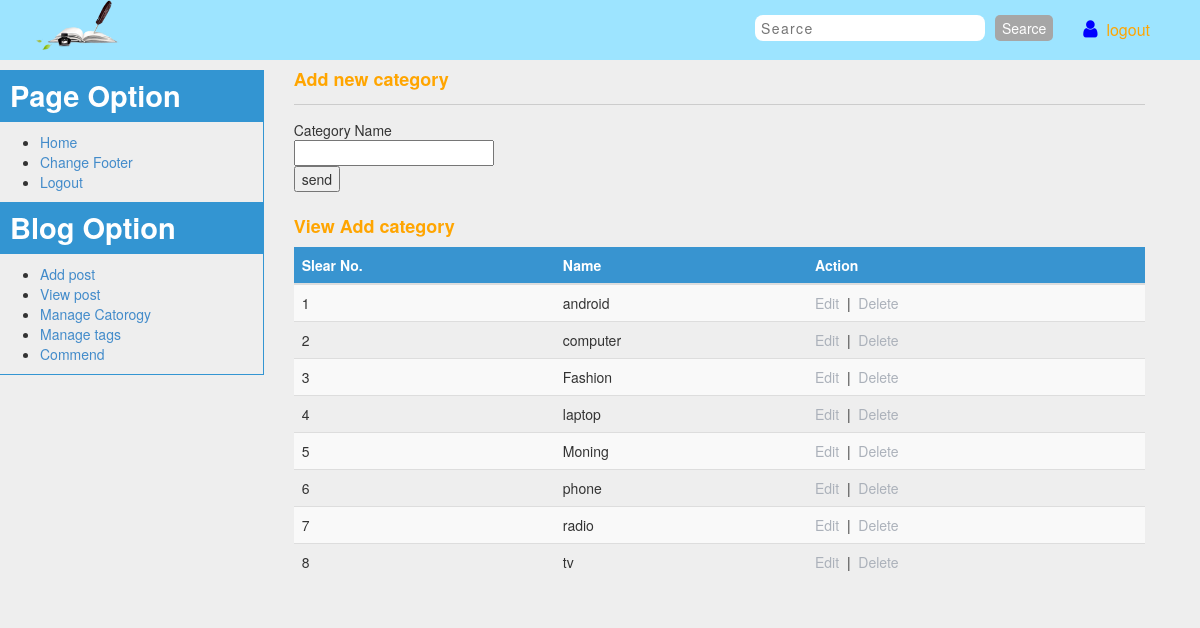
Screenshot of /admin/manage_catagory.php (signed in) with the database file from the repository.
### tables this page shows
CREATE TABLE `tbl_category` (
  `cat_id` int(11) NOT NULL,
  `cat_name` varchar(255) NOT NULL
);

### admin/manage_catagory.php (the view, shortened to what this page needs)
<?php include('header.php');?>
<?php
    include('../config.php');
?>
<div class="heading">
    <h4>Add new category </h4>
    <hr>
    <form action="" method="post">
        <table>
            <tr>
                <td>Category Name</td>
            </tr>
            <tr>
                <td><input class="short" type="text" name="cat_name"></td>
            </tr>
            <tr>
                <td>
                    <input type="submit" name="form1" value="send" >
                </td>
            </tr>
        </table>
    </form>
    <div class="view_table">
        <h4> View Add category </h4>
    <table class="table table-striped category_table">
  <thead>
    <tr>
      <th scope="col">Slear No.</th>
      <th scope="col">Name</th>
      <th scope="col">Action</th>
    </tr>
  </thead>
  <tbody>
    <?php
        $i=0;
        $statement = $db->prepare("SELECT * FROM tbl_category ORDER BY cat_name ASC ");
        $statement->execute();
        $result=$statement->fetchAll(PDO::FETCH_ASSOC);
        foreach ($result as $row) {
        $i++;
    ?>
    <tr>
      <td scope="row"><?php echo $i; ?></td>
      <td><?php echo $row['cat_name'];?></td>
      <td>
            <a class="fancybox" href="#inline<?php echo $i; ?>">Edit</a>
            &nbsp;|&nbsp;
            <a onclick="return confirmdelete();" href="manage_catagory.php?id= <?php echo $row['cat_id'];?>">Delete</a>
    </tr>
        <?php
        }
    ?>
  </tbody>
</table>
    </div>
</div>
<?php include('footer.php');?>

### admin/style.css (style rules this page uses)
html { color: #222; font-size: 1em; line-height: 1.4; }
hr { display: block; height: 1px; border: 0; border-top: 1px solid #ccc; margin: 1em 0; padding: 0; }
.heading h4 { color: orange; font-weight: bold; }
input.short[type='text'] { width: 200px; }
.category_table tr td a { color: #ABB1BA; }
.category_table tr th { background: #3894D0; color: #fff; }
.view_table { margin-top: 25px; }
body { background: #eee !important; }

### rows the page displays
tbl_category: cat_name "android"
tbl_category: cat_name "computer"
tbl_category: cat_name "Fashion"
tbl_category: cat_name "laptop"
tbl_category: cat_name "Moning"
tbl_category: cat_name "phone"
tbl_category: cat_name "radio"
tbl_category: cat_name "tv"
